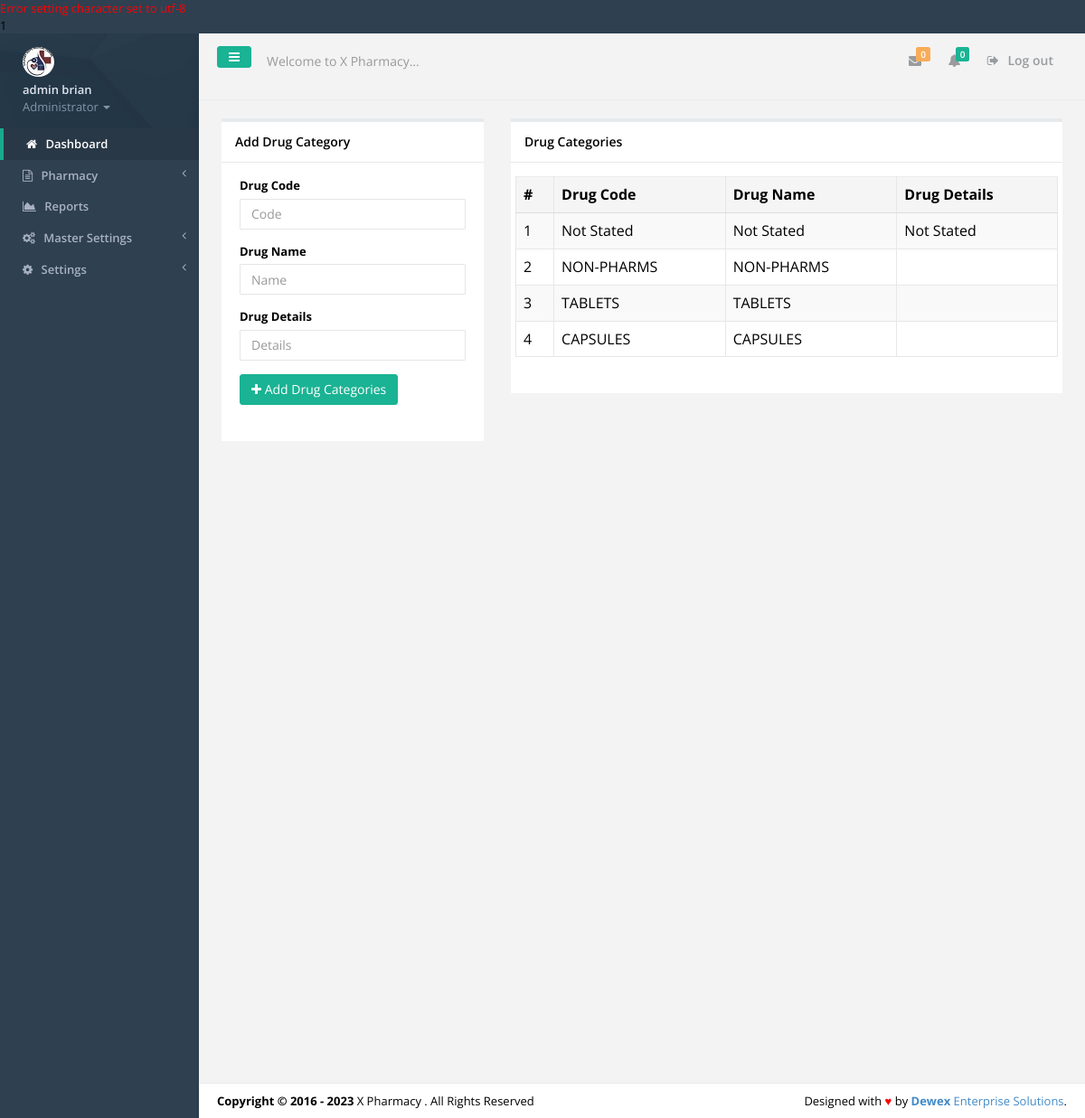
Screenshot of /drug-caterogies.php (signed in) with the database file from the repository.
### tables this page shows
CREATE TABLE IF NOT EXISTS `tbl_users` (
  `id` int(11) NOT NULL,
  `f_name` varchar(30) NOT NULL,
  `s_name` varchar(30) NOT NULL,
  `id_no` varchar(30) NOT NULL,
  `email` varchar(30) NOT NULL,
  `phone` varchar(15) NOT NULL,
  `password` varchar(200) NOT NULL,
  `user_l` varchar(50) NOT NULL,
  `profile_image` varchar(45) NOT NULL,
  `active` varchar(30) NOT NULL
);

CREATE TABLE IF NOT EXISTS `tbl_settings` (
  `settings_id` int(11) NOT NULL,
  `slogan` varchar(100) NOT NULL,
  `l_status` varchar(10) NOT NULL,
  `system_name` varchar(30) NOT NULL,
  `campaigner_name` varchar(30) NOT NULL,
  `campaigner_short_name` varchar(30) NOT NULL,
  `campaign_location` varchar(30) NOT NULL,
  `seat` varchar(30) NOT NULL,
  `inst_date` varchar(15) NOT NULL,
  `photo` varchar(30) NOT NULL,
  `photo_size` varchar(10) NOT NULL,
  `photo_type` varchar(20) NOT NULL,
  `custom_reply_msg` varchar(500) NOT NULL,
  `address` varchar(50) NOT NULL,
  `phone` varchar(30) NOT NULL,
  `email` varchar(30) NOT NULL
);

CREATE TABLE IF NOT EXISTS `tbl_drug_categories` (
  `drug_id` int(11) NOT NULL,
  `drug_code` varchar(100) NOT NULL,
  `drug_name` varchar(300) NOT NULL,
  `drug_desc` varchar(255) NOT NULL,
  `drug_timestamp` timestamp NOT NULL DEFAULT CURRENT_TIMESTAMP ON UPDATE CURRENT_TIMESTAMP
);

### includes/authenticate.php (called while the page is built, shortened)
<?php
require_once 'inc/auth.php';
$signedemail = $_SESSION['email'];
$adminDetails = mysqli_query($dbconnect,"SELECT * FROM tbl_users WHERE email='$signedemail'");
$dd = mysqli_fetch_assoc($adminDetails);
$sfname = $dd['f_name'];
$ssname = $dd['s_name'];
$user_l = $dd['user_l'];
?>

### inc/auth.php (called while the page is built, shortened)
<?php
include('config.php');
$dbhost = "localhost";
$dbuser = "root";
$dbpass = "";
$dbname = "hms_pharmacy_module";
$dbconnect = new mysqli($dbhost, $dbuser, $dbpass, $dbname);
$get_system_settings = mysqli_query($dbconnect,"SELECT * FROM tbl_settings LIMIT 1");
$smartC = mysqli_fetch_array($get_system_settings);
$smart_name = $smartC['system_name'];
?>

### drug-caterogies.php (the view, shortened to what this page needs)
<?php include('includes/authenticate.php'); ?>
<!DOCTYPE html>
<html>
<head>
    <?php include('includes/meta.php');?>
    <link href="css/plugins/dataTables/dataTables.bootstrap.css" rel="stylesheet">
    <link href="css/plugins/dataTables/dataTables.responsive.css" rel="stylesheet">
    <link href="css/plugins/dataTables/dataTables.tableTools.min.css" rel="stylesheet">
</head>
<body>
    <div id="wrapper">
	<?php include('includes/sidebar.php');?>
        <div id="page-wrapper" class="gray-bg">
        <div class="row border-bottom">
			<?php include('includes/top-nav.php'); ?>
        </div>
        <div class="wrapper wrapper-content">
                <div class="row">
					<div class="col-lg-4">
						<div class="ibox float-e-margins">
                        <div class="ibox-title">
                            <h5>Add Drug Category</h5>
						</div>
                        <div class="ibox-content">
                           <div class="row">
								<form role="form" method="post">
									<div class="col-sm-12">
											</div>
											<div class="col-sm-12">
												<div class="form-group">
													<label>Drug Code</label>
													<input type="text" name="drugcode" placeholder="Code" class="form-control">
												</div>
												<div class="form-group">
													<label>Drug Name</label>
													<input type="text" name="drugname" placeholder="Name" class="form-control">
												</div>
												<div class="form-group">
													<label> Drug Details</label>
													<input type="text" name="schemedetails" placeholder="Details" class="form-control">
												</div>
												<div class="form-group">
													<button name="newcounty" class="btn btn-md btn-primary" type="submit"><i class="fa fa-plus"></i> Add Drug Categories</button>
												</div>
											</div>
								</form>
							</div>
						</div>
					 </div>
					</div>
					<div class="col-lg-8">
						<div class="ibox float-e-margins">
                        <div class="ibox-title">
                            <h5>Drug Categories</h5>
						</div>
                        <div class="ibox-content">
                           <div class="row">
								<table class="table table-striped table-bordered table-hover dataTables-example" >
								<thead>
								<tr>
									<th>#</th>
									<th>Drug Code</th>
									<th>Drug Name</th>
									<th>Drug Details</th>
								</tr>
								</thead>
								<tbody>
								<?php
								$No = 0;
								$getcountyname =mysqli_query($dbconnect,"SELECT * FROM tbl_drug_categories");
								while($gcn = mysqli_fetch_array($getcountyname)){
									$No=$No+1;
									$vital_code = $gcn['drug_code'];
									$vital_name = $gcn['drug_name'];
									$vital_unit = $gcn['drug_desc'];
								?>
								 <td><?php echo $No; ?></td>
									<td><?php echo $vital_code; ?></td>
									<td><?php echo $vital_name; ?></td>
									<td><?php echo $vital_unit; ?></td>
								<?php
								}
								?>
								</tbody>
								</table>
							</div>
						</div>
					 </div>
					</div>
			</div>
        </div>
		<?php include 'includes/footer.php'?>
        </div>
    </div>
</body>
</html>

### includes/sidebar.php (shortened to what this page needs)
<nav class="navbar-default navbar-static-side" role="navigation">
            <div class="sidebar-collapse">
                <ul class="nav" id="side-menu">
                    <li class="nav-header">
                        <div class="dropdown profile-element"> <span>
                            <img alt="image" class="img-circle" src="img/profile_small.jpg" />
                             </span>
                            <a data-toggle="dropdown" class="dropdown-toggle" href="#">
                            <span class="clear"> <span class="block m-t-xs"> <strong class="font-bold"><?php echo "$sfname $ssname";?></strong>
                             </span> <span class="text-muted text-xs block">Administrator <b class="caret"></b></span> </span> </a>
                        </div>
                    </li>
                    <li class="active">
                        <a href="index.php"><i class="fa fa-home"></i> <span class="nav-label">Dashboard</span></a>
                    </li>
					<?php
					if($user_l=='PHARMACY'||$user_l=='ADMINISTRATOR'){
					?>
					<li>
                        <a href="#"><i class="fa fa-file-text-o"></i> <span class="nav-label">Pharmacy </span><span class="fa arrow"></span></a>
                    </li>
					<?php
					}
					if($user_l=='ADMINISTRATOR'){
					?>
					 <li>
                        <a href="reports.php"><i class="fa fa-area-chart"></i> <span class="nav-label">Reports</a>
                    </li>
                    <li>
                        <a href="#"><i class="fa fa-cogs"></i> <span class="nav-label">Master Settings</span><span class="fa arrow"></span></a>
                    </li>
                    <li>
                        <a href="#"><i class="fa fa-gear"></i> <span class="nav-label"> Settings</span><span class="fa arrow"></span></a>
                    </li>
					<?php
					}
					?>
                </ul>
            </div>
        </nav>

### includes/top-nav.php (shortened to what this page needs)
<nav class="navbar navbar-static-top" role="navigation" style="margin-bottom: 0">
        <div class="navbar-header">
            <a class="navbar-minimalize minimalize-styl-2 btn btn-primary " href="#"><i class="fa fa-bars"></i> </a>
            <form role="search" class="navbar-form-custom" method="post" action="search_results.html">
                <div class="form-group">
                    <input type="text" placeholder="Welcome to <?php echo $smart_name; ?>..." class="form-control" name="top-search" id="top-search">
                </div>
            </form>
        </div>
            <ul class="nav navbar-top-links navbar-right">
                <li>
                    <a class="count-info" tooltip="Unread" href="#">
                        <i class="fa fa-envelope"></i>  <span class="label label-warning">0</span>
                    </a>
                </li>
                <li>
                    <a class="count-info" data-toggle="dropdowhn" tooltip="Marked Important" href="#">
                        <i class="fa fa-bell"></i>  <span class="label label-primary">0</span>
                    </a>
                 </li>
				<li>
                    <a href="logout.php?logout">
                        <i class="fa fa-sign-out"></i> Log out
                    </a>
                </li>
            </ul>
	</nav>

### includes/footer.php
<div class="footer">
    <div class="pull-right">
        Designed with <span style="color:red">&hearts;</span> by <a href="mailto: isaacwex@gmail.com tel:0729522550" target="_blank" title="We're Dewex Enterprise Solutions" target="_blank" rel="dofollow"><strong>Dewex</strong> Enterprise Solutions</a>.
    </div>
    <div>
        <strong>Copyright &copy; 2016 - <?php echo date('Y'); ?></strong> <?php echo $smart_name; ?> . All Rights Reserved
    </div>
</div>

### rows the page displays
tbl_users: f_name "admin", s_name "brian"
tbl_settings: top-search "Welcome to X Pharmacy...", system_name "X Pharmacy"
tbl_drug_categories: drug_code "Not Stated", drug_name "Not Stated", drug_desc "Not Stated"
tbl_drug_categories: drug_code "NON-PHARMS", drug_name "NON-PHARMS"
tbl_drug_categories: drug_code "TABLETS", drug_name "TABLETS"
tbl_drug_categories: drug_code "CAPSULES", drug_name "CAPSULES"

### other values shown
$dbconnect->error() "1"
